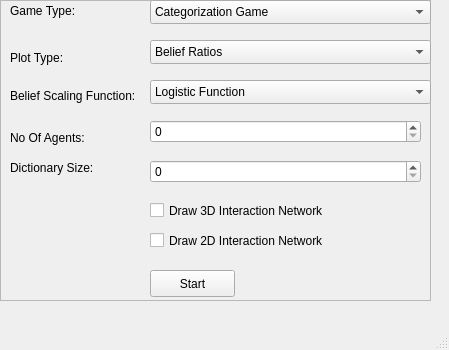
<?xml version="1.0" encoding="UTF-8"?>
<ui version="4.0">
 <class>MainWindow</class>
 <widget class="QMainWindow" name="MainWindow">
  <property name="geometry">
   <rect>
    <x>0</x>
    <y>0</y>
    <width>449</width>
    <height>350</height>
   </rect>
  </property>
  <property name="windowTitle">
   <string>MainWindow</string>
  </property>
  <widget class="QWidget" name="centralwidget">
   <widget class="QWidget" name="gridLayoutWidget">
    <property name="geometry">
     <rect>
      <x>0</x>
      <y>0</y>
      <width>431</width>
      <height>301</height>
     </rect>
    </property>
    <layout class="QGridLayout" name="gridLayout">
     <item row="0" column="0">
      <widget class="QFrame" name="frame">
       <property name="frameShape">
        <enum>QFrame::StyledPanel</enum>
       </property>
       <property name="frameShadow">
        <enum>QFrame::Raised</enum>
       </property>
       <widget class="QLabel" name="label">
        <property name="geometry">
         <rect>
          <x>10</x>
          <y>0</y>
          <width>111</width>
          <height>21</height>
         </rect>
        </property>
        <property name="text">
         <string>Game Type:</string>
        </property>
       </widget>
       <widget class="QComboBox" name="cmbGameType">
        <property name="geometry">
         <rect>
          <x>150</x>
          <y>0</y>
          <width>281</width>
          <height>24</height>
         </rect>
        </property>
        <item>
         <property name="text">
          <string>Categorization Game</string>
         </property>
        </item>
        <item>
         <property name="text">
          <string>Categorization Game with Confidence Rated Belief Updates</string>
         </property>
        </item>
        <item>
         <property name="text">
          <string>Classical Naming Game</string>
         </property>
        </item>
       </widget>
       <widget class="QLabel" name="label_2">
        <property name="geometry">
         <rect>
          <x>10</x>
          <y>130</y>
          <width>91</width>
          <height>16</height>
         </rect>
        </property>
        <property name="text">
         <string>No Of Agents:</string>
        </property>
       </widget>
       <widget class="QLabel" name="label_3">
        <property name="geometry">
         <rect>
          <x>10</x>
          <y>50</y>
          <width>91</width>
          <height>16</height>
         </rect>
        </property>
        <property name="text">
         <string>Plot Type:</string>
        </property>
       </widget>
       <widget class="QComboBox" name="cmbPlot">
        <property name="geometry">
         <rect>
          <x>150</x>
          <y>40</y>
          <width>281</width>
          <height>24</height>
         </rect>
        </property>
        <item>
         <property name="text">
          <string>Belief Ratios</string>
         </property>
        </item>
        <item>
         <property name="text">
          <string>No Of Categories</string>
         </property>
        </item>
        <item>
         <property name="text">
          <string>No Of Successes vs No Of Fails</string>
         </property>
        </item>
        <item>
         <property name="text">
          <string>Success Rates</string>
         </property>
        </item>
       </widget>
       <widget class="QSpinBox" name="spBNoOfAgents">
        <property name="geometry">
         <rect>
          <x>150</x>
          <y>120</y>
          <width>271</width>
          <height>23</height>
         </rect>
        </property>
       </widget>
       <widget class="QLabel" name="label_4">
        <property name="geometry">
         <rect>
          <x>10</x>
          <y>86</y>
          <width>131</width>
          <height>20</height>
         </rect>
        </property>
        <property name="text">
         <string>Belief Scaling Function:</string>
        </property>
       </widget>
       <widget class="QComboBox" name="cmbBelief">
        <property name="geometry">
         <rect>
          <x>150</x>
          <y>80</y>
          <width>281</width>
          <height>24</height>
         </rect>
        </property>
        <item>
         <property name="text">
          <string>Logistic Function</string>
         </property>
        </item>
        <item>
         <property name="text">
          <string>Tanh Function</string>
         </property>
        </item>
       </widget>
       <widget class="QLabel" name="label_5">
        <property name="geometry">
         <rect>
          <x>10</x>
          <y>160</y>
          <width>111</width>
          <height>16</height>
         </rect>
        </property>
        <property name="text">
         <string>Dictionary Size:</string>
        </property>
       </widget>
       <widget class="QSpinBox" name="spBDictSize">
        <property name="geometry">
         <rect>
          <x>150</x>
          <y>160</y>
          <width>271</width>
          <height>23</height>
         </rect>
        </property>
       </widget>
       <widget class="QCheckBox" name="chkDraw3D">
        <property name="geometry">
         <rect>
          <x>150</x>
          <y>200</y>
          <width>181</width>
          <height>21</height>
         </rect>
        </property>
        <property name="text">
         <string>Draw 3D Interaction Network</string>
        </property>
       </widget>
       <widget class="QPushButton" name="btnStart">
        <property name="geometry">
         <rect>
          <x>150</x>
          <y>270</y>
          <width>85</width>
          <height>27</height>
         </rect>
        </property>
        <property name="text">
         <string>Start</string>
        </property>
       </widget>
       <widget class="QCheckBox" name="chkDraw2D">
        <property name="geometry">
         <rect>
          <x>150</x>
          <y>230</y>
          <width>181</width>
          <height>21</height>
         </rect>
        </property>
        <property name="text">
         <string>Draw 2D Interaction Network</string>
        </property>
       </widget>
      </widget>
     </item>
    </layout>
   </widget>
  </widget>
  <widget class="QMenuBar" name="menubar">
   <property name="geometry">
    <rect>
     <x>0</x>
     <y>0</y>
     <width>449</width>
     <height>21</height>
    </rect>
   </property>
  </widget>
  <widget class="QStatusBar" name="statusbar"/>
 </widget>
 <resources/>
 <connections/>
</ui>
